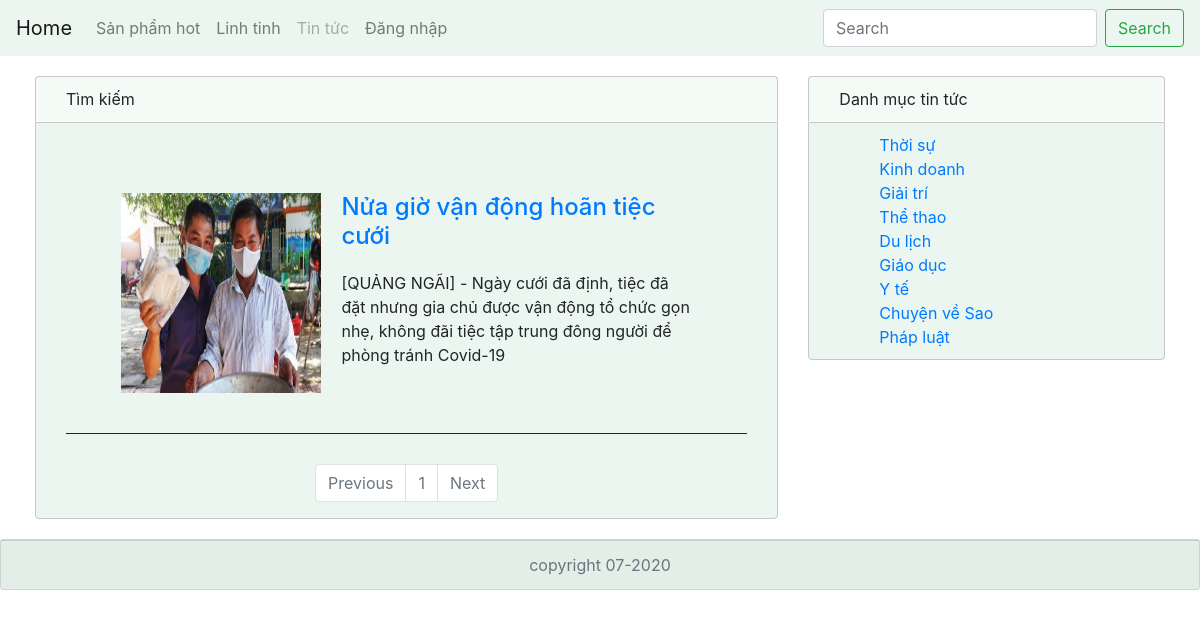
The app's page /timkiem.php?timkiem2=Nửa giờ vận động hoãn tiệc cưới with its own data.
### tables this page shows
CREATE TABLE `tbl_tin` (
  `idTin` int(11) NOT NULL,
  `idNhom` int(11) NOT NULL,
  `TieuDe` varchar(70) NOT NULL,
  `TrichDan` varchar(150) NOT NULL,
  `Hinh` varchar(50) NOT NULL,
  `NoiDung` varchar(3000) NOT NULL
);

CREATE TABLE `tbl_nhomtin` (
  `idNhom` int(11) NOT NULL,
  `TenNhom` varchar(150) NOT NULL
);

### include/right.php (the view, shortened to what this page needs)
<?php
$sql="select * from tbl_nhomtin";
$sql_nhomtins=$db->query($sql);
?>
<div class="content-right col-md-4">
          <div class="content-header">
            <p class="text-content-header">Danh mục tin tức</p>
          </div>
          <div class="content-body">
            <ul class="text-content-body">
              <?php $rows_nhomtins=$sql_nhomtins->num_rows;
                for ($i=0; $i <$rows_nhomtins ; $i++) {
                  $row_nhomtin=$sql_nhomtins->fetch_assoc();
              ?>
              <li>
              <a href="tin.php?idn=<?php echo $row_nhomtin['idNhom'] ?>"><?php echo $row_nhomtin['TenNhom'];?></a>
              </li>
            <?php
                }
            ?>
            </ul>
          </div>
        </div>

### timkiem.php (shortened to what this page needs)
<?php
          include('include/topbar.php');
      ?>
        <?php
      $tukhoa='';
      if (isset($_POST['timkiem'])){
            $tukhoa=$_POST['tutimkiem'];
          }elseif (isset($_GET['timkiem2'])) {
            $tukhoa=$_GET['timkiem2'];
          }
          $sotintren1trang = 3;
          $soluongtrang = 1;
            if (isset($_GET['page'])) {
              $tranghh=$_GET['page'];
            }else {
            $tranghh= 1;
            }
            $tinbatdau=($tranghh-1)*$sotintren1trang;
            $sql="SELECT * from tbl_tin where TieuDe like'%$tukhoa%' order by idTin desc limit $tinbatdau,$sotintren1trang";
            $tins=$db->query($sql);
        ?>
        <div class="content-left col-md-8">
          <div class="content-header">
            <p class="text-content-header">Tìm kiếm</p>
          </div>
          <div class="content-body">
            <?php
                $rows_tin=$tins->num_rows;
                  for ($i=0; $i <$rows_tin; $i++) {
                    $row_tin=$tins->fetch_assoc();
            ?>
            <div class="container-content-detail-product row">
              <div class="img-product col-md-4">
                <img class="css-img-product" src="img/<?php echo $row_tin['Hinh'];?>" alt="Ảnh tin tức" />
              </div>
              <div class="detail-product col-md-8">
                <div style="margin-left: 20px;">
                  <h4 style="margin-bottom: 20px;"><a href="tinchitiet.php?idt=<?php echo $row_tin['idTin']; ?>&idn=<?php echo $row_tin['idNhom']; ?>"><?php echo $row_tin['TieuDe'];?></a></h4>
                  <div class="description">
                    <p><?php echo $row_tin['TrichDan']; ?></p>
                  </div>
                </div>
              </div>
            </div>
            <?php
                  }
            ?>
            <nav aria-label="Page navigation example">
             <ul class="pagination justify-content-center">
                  <?php
                    if ($tranghh>1) {
                      $prev=$tranghh-1;
                      $st='<li class="page-item "><a class="page-link" href="';
                      $st=$st.'timkiem.php?timkiem2='.$tukhoa.'&page='.$prev;
                      $st=$st.'"tabindex="-1" aria-disabled="true">Previous</a></li>';
                      echo $st;
                    }else {
                $st='<li class="page-item disabled"><a class="page-link" href="#" tabindex="-1" aria-disabled="true">Previous</a></li>';
                echo $st;
                    }
                ?>
                <?php
                    for ($i=1; $i <=$soluongtrang ; $i++) {
                      if ($i==$tranghh) {
                        $st='<li class="page-item disabled"><a class="page-link" href="';
                        $st=$st.'timkiem.php?timkiem2='.$tukhoa.'&page='.$i;
                        $st=$st.'">'.$i.'</a></li>';
                        echo $st;
                      }else {
                      $st= '<li class="page-item"><a class="page-link" href="';
                      $st =$st.'timkiem.php?timkiem2='.$tukhoa.'&page='.$i;
                      $st=$st.'">'.$i.'</a></li>';
                      echo $st;
                    }
                  }
                ?>
                <?php
                    if($tranghh!=$soluongtrang){
                      $next=$tranghh+1;
                      $st='<li class="page-item "><a class="page-link" href="';
                      $st=$st.'timkiem.php?timkiem2='.$tukhoa.'&page='.$next;
                      $st=$st.'">Next</a>';
                      echo $st;
                    }
                    else{
                      $st='<li class="page-item disabled"><a class="page-link" href="#">Next</a></li>';
                      echo $st;
                    }
                ?>
              </ul>
            </nav>
          </div>
        </div>
<?php
          include('include/right.php');
          include('include/footer.php');
?>

### test.css (style rules this page uses)
a { text-decoration: none; }
.content-header { border: solid 1px rgba(199, 199, 199, 1); border-bottom-color: ivory; border-radius: 4px 4px 0 0; background-color: rgba(53, 168, 99, 0.05); }
.content-body { border: solid 1px rgba(199, 199, 199, 1); border-radius: 0px 0px 4px 4px; background-color: rgba(53, 168, 99, 0.1); }
.text-content-header { margin: 10px; margin-left: 30px; }
.text-content-body { margin: 10px; margin-left: 30px; list-style-type: none; }
.container-content-detail-product { margin: 30px; padding: 40px; border: 0 1px 0 0; border-bottom: solid; border-width: 0.5px; }
.css-img-product { height: 200px; width: 200px; }
.description { margin-top: 20px; }

### records on screen
tbl_tin: Hinh (picture), TieuDe "Nửa giờ vận động hoãn tiệc cưới", TrichDan "[QUẢNG NGÃI] - Ngày cưới đã định, tiệc đã đặt nhưng gia chủ được vận động tổ chức gọn nhẹ, không đãi tiệc tập trung đông người để phòng tránh Covid-19"
tbl_nhomtin: TenNhom "Thời sự"
tbl_nhomtin: TenNhom "Kinh doanh"
tbl_nhomtin: TenNhom "Giải trí"
tbl_nhomtin: TenNhom "Thể thao"
tbl_nhomtin: TenNhom "Du lịch"
tbl_nhomtin: TenNhom "Giáo dục"
tbl_nhomtin: TenNhom "Y tế"
tbl_nhomtin: TenNhom "Chuyện về Sao"
tbl_nhomtin: TenNhom "Pháp luật"
